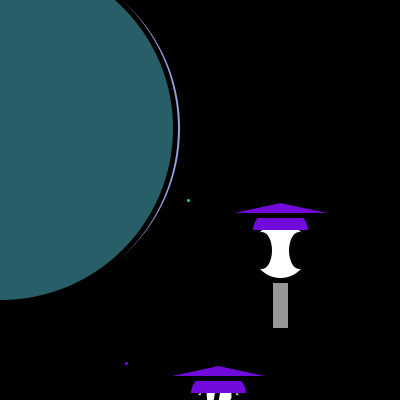
Frame 1 (no input)
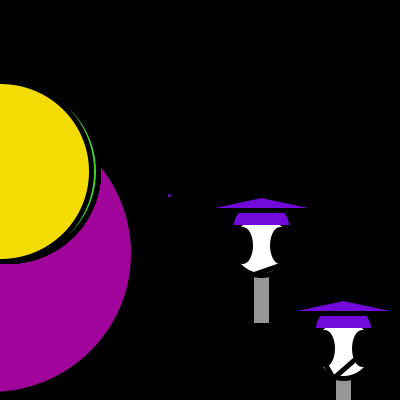
Frame 60 (the mouse pressed at the canvas centre just before this capture)
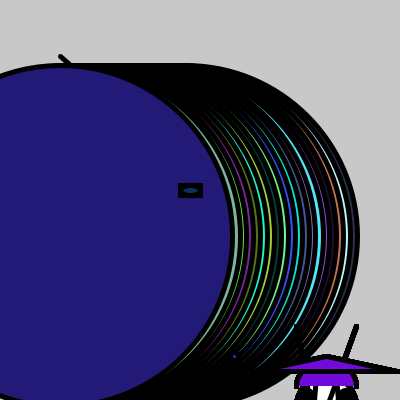
Frame 120 (the mouse held since frame 60 and released just before this capture)

The Processing sketch that drew these frames (run headless with seeded random() and noise(); from frame 60 on, the mouse is pressed at the canvas centre):

// Processing sketch: processing_23794
// ── processing_23794.pde

//yumi wang processing
// project 2
 

 
//initialise display
int randomX = 0;
int randomY = 0;
int WWX = 180;
int WWY = 180;
 
float pointR;
float pointG;
float pointB;

float[] x = new float[20];
float[] y = new float[20];
float segLength = 10;

void setup() {
  size(400, 400);
  background(89,140,65);
  ellipseMode (CENTER);
  noStroke ();
  fill (25,216,155);
  frameRate(5);
  smooth(); 
  strokeWeight(5);
  stroke(89 ,90 , 60);
}

void draw() {
  background(mouseY,mouseX,mouseX);
  dragSegment(0, mouseX, mouseY);
    ellipseMode (CENTER);
  noStroke ();
  fill (250,216,255);
   float ran = random(0,500);
  randomX = int(ran);
  ran = random(0,400);
  randomY = int(ran);
WWX=randomX;
  WWY=randomY;

  for(int i=0; i<x.length-1; i++) {
    dragSegment(i+1, x[i], y[i]);
  }
}

void dragSegment(int i, float xin, float yin) {
  float dx = xin - x[i];
  float dy = yin - y[i];
  float angle = atan2(dy, dx);  
  x[i] = xin - cos(angle) * segLength;
  y[i] = yin - sin(angle) * segLength;
  segment(x[i], y[i], angle);
}

void segment(float x, float y, float a) {
  pushMatrix();
  translate(x, y);
  rotate(a);
  line(0, 0, segLength, 0);
  popMatrix();

 
//torso//
ellipseMode(CENTER);
rectMode(CENTER);
stroke(0);
ellipse(WWX+7,WWY+20,8,8);
ellipse(WWX+8,WWY+20,8,8);
 
 
//body
pointR = random(255);
pointG = random(255);
pointB = random(255);
fill(pointR,pointG,pointB);
stroke(0);
ellipse(x,WWX+10,WWY+8,WWY+5);


stroke(0);
fill(150);
rect(WWX+100,WWY+100,20,100);
 
//belt
fill(12,45,98);
rect(mouseX-10,mouseY-10,20,10);
ellipse(mouseX-10,mouseY-10,20,10);
 
//head
fill(255);
ellipse(WWX+100,WWY+70,60,60);

//faceß
fill(0);
ellipse(WWX+81,WWY+70,16,32);
ellipse(WWX+119,WWY+70,16,32);
//torso
stroke(0);
line(WWX+90,WWX+150,WWX+80,WWY+160);
line(WWX+110,WWX+150,WWX+120,WWY+160);
 
stroke(0);
line(WWX+70,WWX+100,WWX+90,WWY+100);
line(WWX+130,WWX+100,WWX+90,WWY+100);

 
//hat
fill(115,10,220);
arc(WWX+100, WWY+50, 60, 50, TWO_PI-PI/2, TWO_PI);
arc(WWX+100, WWY+50, 60, 50,  PI, TWO_PI-PI/2);
 
 
 
triangle(WWX+30, WWY+35, WWX+100, WWY+20, WWX+170, WWY+35);



}
